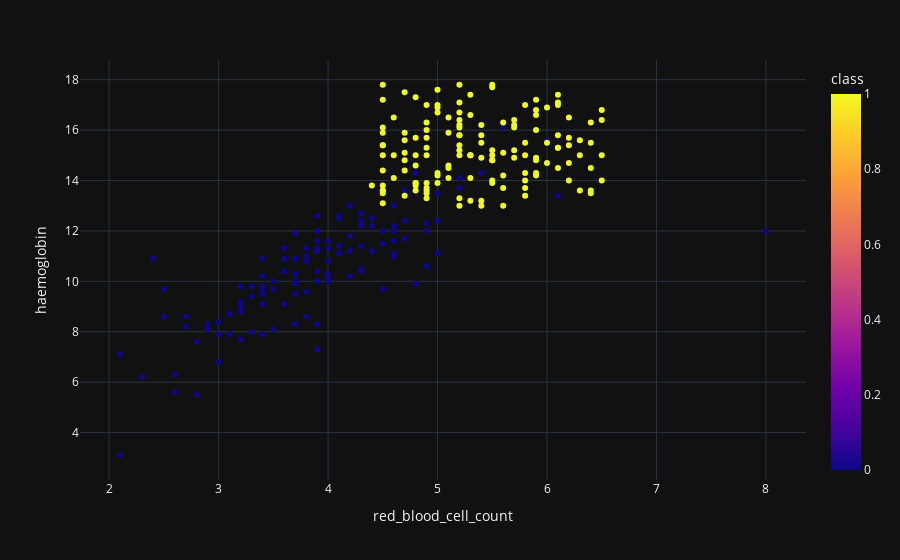
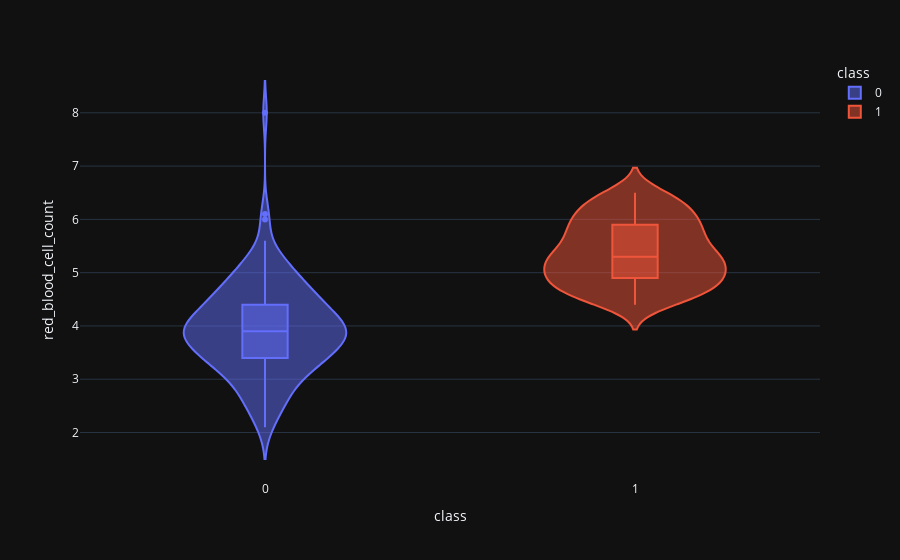

Notebook code for these charts, in order:
### Markdown cell above
### red blood cell plot

### Code cell
# kde of red blood cell count
kde('red_blood_cell_count')
# scatter plot of red blood cell count vs haemoglobin
scatter('red_blood_cell_count', 'haemoglobin')	
# violin plot of red blood cell count
violin('red_blood_cell_count')

### Figure 1 — Plotly figure (JSON) as saved in the notebook; plotly's stock layout.template omitted (floating-point values rounded to 4 significant figures; data arrays with more than 128 entries replaced by an {"elided": "..."} marker saying what was removed)
{"data": [{"hovertemplate": "red_blood_cell_count=%{x}<br>haemoglobin=%{y}<br>class=%{marker.color}<extra></extra>", "legendgroup": "", "marker": {"color": {"elided": "400 int values"}, "coloraxis": "coloraxis", "symbol": "circle"}, "mode": "markers", "name": "", "orientation": "v", "showlegend": false, "type": "scatter", "x": {"elided": "400 float values"}, "xaxis": "x", "y": {"elided": "400 float values"}, "yaxis": "y"}], "layout": {"coloraxis": {"colorbar": {"title": {"text": "class"}}, "colorscale": [[0, "#0d0887"], [0.1111, "#46039f"], [0.2222, "#7201a8"], [0.3333, "#9c179e"], [0.4444, "#bd3786"], [0.5556, "#d8576b"], [0.6667, "#ed7953"], [0.7778, "#fb9f3a"], [0.8889, "#fdca26"], [1, "#f0f921"]]}, "legend": {"tracegroupgap": 0}, "margin": {"t": 60}, "xaxis": {"anchor": "y", "domain": [0, 1], "title": {"text": "red_blood_cell_count"}}, "yaxis": {"anchor": "x", "domain": [0, 1], "title": {"text": "haemoglobin"}}}}

### Figure 2 — Plotly figure (JSON) as saved in the notebook; plotly's stock layout.template omitted (floating-point values rounded to 4 significant figures; data arrays with more than 128 entries replaced by an {"elided": "..."} marker saying what was removed)
{"data": [{"alignmentgroup": "True", "box": {"visible": true}, "hovertemplate": "class=%{x}<br>red_blood_cell_count=%{y}<extra></extra>", "legendgroup": "0", "marker": {"color": "#636efa"}, "name": "0", "offsetgroup": "0", "orientation": "v", "scalegroup": "True", "showlegend": true, "type": "violin", "x": {"elided": "250 int values"}, "x0": " ", "xaxis": "x", "y": {"elided": "250 float values"}, "y0": " ", "yaxis": "y"}, {"alignmentgroup": "True", "box": {"visible": true}, "hovertemplate": "class=%{x}<br>red_blood_cell_count=%{y}<extra></extra>", "legendgroup": "1", "marker": {"color": "#EF553B"}, "name": "1", "offsetgroup": "1", "orientation": "v", "scalegroup": "True", "showlegend": true, "type": "violin", "x": {"elided": "150 int values"}, "x0": " ", "xaxis": "x", "y": {"elided": "150 float values"}, "y0": " ", "yaxis": "y"}], "layout": {"legend": {"title": {"text": "class"}, "tracegroupgap": 0}, "margin": {"t": 60}, "violinmode": "overlay", "xaxis": {"anchor": "y", "categoryarray": [0, 1], "categoryorder": "array", "domain": [0, 1], "title": {"text": "class"}}, "yaxis": {"anchor": "x", "domain": [0, 1], "title": {"text": "red_blood_cell_count"}}}}
